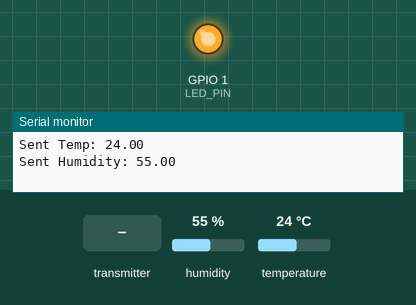
Recording of a sketch running on a simulated ESP8266 (NodeMCU). Parts: output pins drawn as LEDs (lit = HIGH), the last lines printed to the serial monitor. The inputs (shaded band) are chosen by the test bench; at power-on: humidity 55 %, temperature 24 °C.

Above: at 1.2 s.
1.3 s: the transmitter starts sending ledState = 1
At 1.8 s:
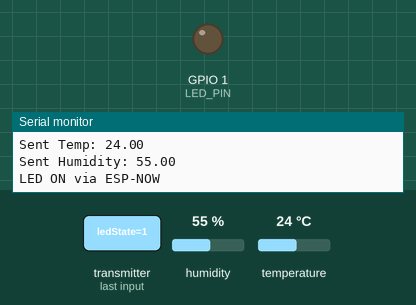
2.8 s: the transmitter starts sending ledState = 0
At 4.1 s:
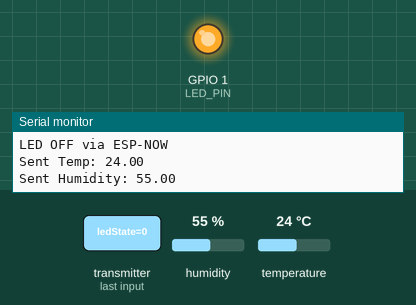
Timing chart, 0 to 5.8 s (numbered marks = the images above; inputs shaded):
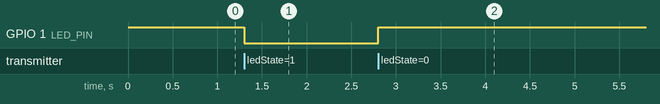

Measured:
- after the input at 1.3 s, GPIO 1 (LED_PIN): HIGH → LOW at once
- after the input at 2.8 s, GPIO 1 (LED_PIN): LOW → HIGH at once

The sketch:

Esp_01___1.ino
```cpp
#include <ESP8266WiFi.h>
#include <espnow.h>
#include <DHT.h>

// Pin Definitions
#define LED_PIN 1   // ESP-01 GPIO1
#define DHTPIN 2    // ESP-01 GPIO2 (DHT11 Data pin)
#define DHTTYPE DHT11

DHT dht(DHTPIN, DHTTYPE);

typedef struct struct_message {
  float temperature;
  float humidity;
} struct_message;

typedef struct led_message {
  bool ledState;  // LED control (true = ON, false = OFF)
} led_message;

struct_message sensorData;
led_message ledCommand;

// MAC Address of NodeMCU (Gateway) - Replace with actual MAC
uint8_t gatewayMAC[] = {0x8C, 0xAA, 0xB5, 0xC5, 0x09, 0xF8};

// Callback function for ESP-NOW data reception
void onDataRecv(uint8_t * mac, uint8_t *incomingData, uint8_t len) {
  memcpy(&ledCommand, incomingData, sizeof(ledCommand));
  if (ledCommand.ledState) {
    digitalWrite(LED_PIN, LOW);  // Active-low LED
    Serial.println("LED ON via ESP-NOW");
  } else {
    digitalWrite(LED_PIN, HIGH);
    Serial.println("LED OFF via ESP-NOW");
  }
}

void setup() {
  Serial.begin(115200);

  pinMode(LED_PIN, OUTPUT);
  digitalWrite(LED_PIN, HIGH);  // LED off by default

  dht.begin();  // Initialize DHT sensor

  WiFi.mode(WIFI_STA);

  if (esp_now_init() != 0) {
    Serial.println("ESP-NOW Initialization Failed");
    return;
  }

  esp_now_set_self_role(ESP_NOW_ROLE_SLAVE);
  esp_now_register_recv_cb(onDataRecv);
}

void loop() {
  sensorData.temperature = dht.readTemperature();
  sensorData.humidity = dht.readHumidity();

  Serial.print("Sent Temp: "); Serial.println(sensorData.temperature);
  Serial.print("Sent Humidity: "); Serial.println(sensorData.humidity);

  esp_now_send(gatewayMAC, (uint8_t*)&sensorData, sizeof(sensorData));

  delay(2000); // Send data every 5 seconds
}
```
